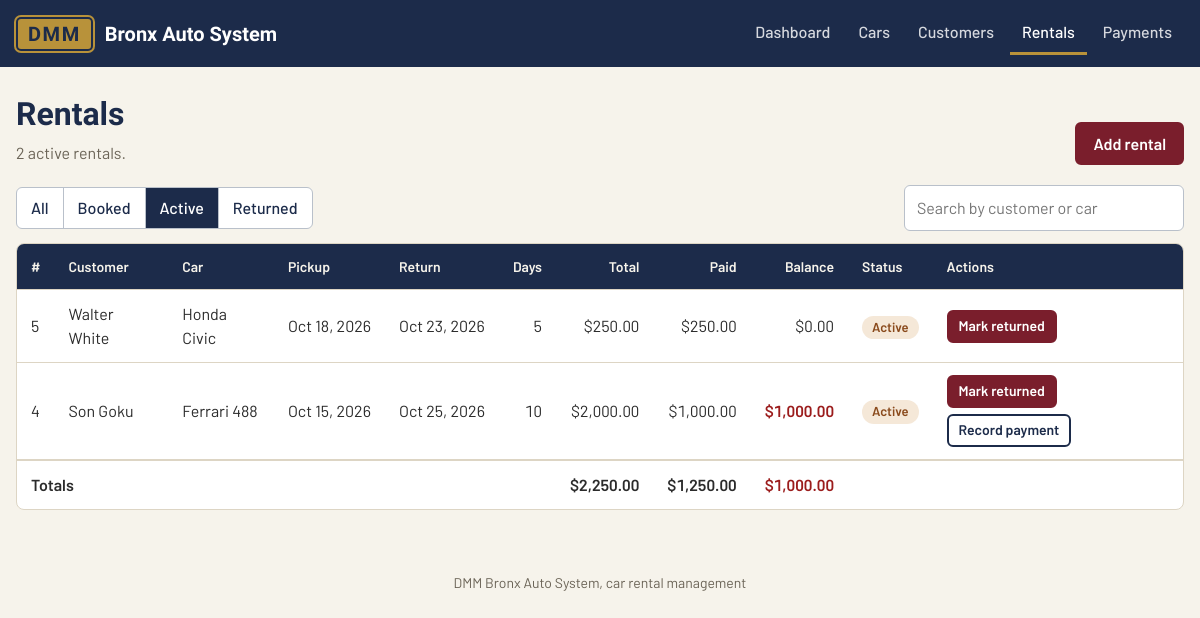
/view_rentals.php?status=Active, run on the app's committed database.
### tables this page shows
CREATE TABLE rentals (
    rental_id    INT          NOT NULL AUTO_INCREMENT,
    customer_id  INT          NOT NULL,
    car_id       INT          NOT NULL,
    rental_date  DATE         NOT NULL,
    return_date  DATE         NOT NULL,
    status       VARCHAR(20)  NOT NULL DEFAULT 'Booked',
    PRIMARY KEY (rental_id),
    KEY idx_rentals_customer (customer_id),
     
    KEY idx_rentals_car_dates (car_id, rental_date, return_date),
    KEY idx_rentals_status (status),
    CONSTRAINT fk_rentals_customer FOREIGN KEY (customer_id)
        REFERENCES customers (customer_id)
        ON UPDATE CASCADE ON DELETE RESTRICT,
    CONSTRAINT fk_rentals_car FOREIGN KEY (car_id)
        REFERENCES cars (car_id)
        ON UPDATE CASCADE ON DELETE RESTRICT,
    CONSTRAINT chk_rentals_dates CHECK (return_date >= rental_date),
    CONSTRAINT chk_rentals_status CHECK (status IN ('Booked', 'Active', 'Returned'))
);

CREATE TABLE customers (
    customer_id  INT           NOT NULL AUTO_INCREMENT,
    first_name   VARCHAR(50)   NOT NULL,
    last_name    VARCHAR(50)   NOT NULL,
    email        VARCHAR(100)  NOT NULL,
    phone        VARCHAR(15)   NOT NULL,
    PRIMARY KEY (customer_id),
    CONSTRAINT uq_customers_email UNIQUE (email)
);

CREATE TABLE cars (
    car_id   INT          NOT NULL AUTO_INCREMENT,
    brand    VARCHAR(50)  NOT NULL,
    model    VARCHAR(50)  NOT NULL,
    year     SMALLINT     NOT NULL,
    type_id  INT          NOT NULL,
    PRIMARY KEY (car_id),
    KEY idx_cars_type (type_id),
    CONSTRAINT fk_cars_type FOREIGN KEY (type_id)
        REFERENCES cartypes (type_id)
        ON UPDATE CASCADE ON DELETE RESTRICT,
    CONSTRAINT chk_cars_year CHECK (year BETWEEN 1990 AND 2100)
);

### view_rentals.php (the view, shortened to what this page needs)
<?php
require_once __DIR__ . "/includes/functions.php";
require_once __DIR__ . "/includes/db_connect.php";
$status = $_GET["status"] ?? "";
$rentals = fetch_rentals($conn, $status, "newest");
$total_cost = array_sum(array_column($rentals, "total_cost"));
$total_paid = array_sum(array_column($rentals, "amount_paid"));
$total_due  = array_sum(array_map(fn ($r) => max((float) $r["balance"], 0), $rentals));
require __DIR__ . "/includes/header.php";
?>
<div class="page-head">
    <div>
        <h1>Rentals</h1>
        <p><?= count($rentals) ?> <?= $status ? e(strtolower($status)) . " " : "" ?><?= count($rentals) === 1 ? "rental" : "rentals" ?>.</p>
    </div>
    <div class="page-actions">
        <a class="btn" href="add_rental.php">Add rental</a>
    </div>
</div>
<div class="toolbar">
    <nav class="filters" aria-label="Filter by status">
        <a href="view_rentals.php"<?= $status === null ? ' class="active" aria-current="page"' : "" ?>>All</a>
        <?php foreach (RENTAL_STATUSES as $s): ?>
            <a href="view_rentals.php?status=<?= e($s) ?>"<?= $status === $s ? ' class="active" aria-current="page"' : "" ?>><?= e($s) ?></a>
        <?php endforeach; ?>
    </nav>
    <input type="search" placeholder="Search by customer or car" aria-label="Search rentals" data-table-search="#rentals-table">
</div>
<div class="table-wrap">
    <table class="stack" id="rentals-table">
        <thead>
            <tr>
                <th>#</th>
                <th>Customer</th>
                <th>Car</th>
                <th>Pickup</th>
                <th>Return</th>
                <th class="num">Days</th>
                <th class="num">Total</th>
                <th class="num">Paid</th>
                <th class="num">Balance</th>
                <th>Status</th>
                <th>Actions</th>
            </tr>
        </thead>
        <tbody>
        <?php foreach ($rentals as $r): ?>
            <tr>
                <td data-label="Rental #"><?= (int) $r["rental_id"] ?></td>
                <td data-label="Customer"><?= e($r["first_name"] . " " . $r["last_name"]) ?></td>
                <td data-label="Car"><?= e($r["brand"] . " " . $r["model"]) ?></td>
                <td data-label="Pickup" class="nowrap"><?= e(nice_date($r["rental_date"])) ?></td>
                <td data-label="Return" class="nowrap"><?= e(nice_date($r["return_date"])) ?></td>
                <td data-label="Days" class="num"><?= (int) $r["days"] ?></td>
                <td data-label="Total" class="num"><?= e(money($r["total_cost"])) ?></td>
                <td data-label="Paid" class="num"><?= e(money($r["amount_paid"])) ?></td>
                <td data-label="Balance" class="num<?= $r["balance"] > 0 ? " owed" : "" ?>"><?= e(money($r["balance"])) ?></td>
                <td data-label="Status"><?= rental_status($r) ?></td>
                <td data-label="Actions"><?= rental_actions($r, "view_rentals.php" . ($status ? "?status=" . $status : "")) ?></td>
            </tr>
        <?php endforeach; ?>
        </tbody>
        <?php if (count($rentals) > 0): ?>
        <tfoot>
            <tr>
                <td colspan="6">Totals</td>
                <td class="num" data-label="Total"><?= e(money($total_cost)) ?></td>
                <td class="num" data-label="Paid"><?= e(money($total_paid)) ?></td>
                <td class="num<?= $total_due > 0 ? " owed" : "" ?>" data-label="Balance"><?= e(money($total_due)) ?></td>
                <td colspan="2"></td>
            </tr>
        </tfoot>
        <?php endif; ?>
    </table>
</div>
<?php require __DIR__ . "/includes/footer.php"; ?>

### includes/functions.php (shortened to what this page needs)
<?php
function fetch_rentals(mysqli $conn, ?string $status = null, string $sort = "newest"): array
{
    $sort_options = [
        "newest"          => "r.rental_date DESC, r.rental_id DESC",
        "pickup_soonest"  => "r.rental_date ASC, r.rental_id ASC",
        "return_soonest"  => "r.return_date ASC, r.rental_id ASC",
    ];
    $order_by = $sort_options[$sort] ?? $sort_options["newest"];
    if ($status !== null) {
        $stmt = $conn->prepare(RENTAL_DETAILS_SQL . " WHERE r.status = ? ORDER BY " . $order_by);
        $stmt->bind_param("s", $status);
    } else {
        $stmt = $conn->prepare(RENTAL_DETAILS_SQL . " ORDER BY " . $order_by);
    }
    $stmt->execute();
    $rows = $stmt->get_result()->fetch_all(MYSQLI_ASSOC);
    return $rows;
}
function e($value): string
{
    return htmlspecialchars((string) $value, ENT_QUOTES, "UTF-8");
}
function money($amount): string
{
    return "$" . number_format((float) $amount, 2);
}
function nice_date(?string $date): string
{
    $d = DateTime::createFromFormat("Y-m-d", (string) $date);
    return $d ? $d->format("M j, Y") : (string) $date;
}
function status_badge(string $status): string
{
    $class = "badge-" . strtolower($status);
    return '<span class="badge ' . e($class) . '">' . e($status) . "</span>";
}
function rental_status(array $rental): string
{
    $html = status_badge($rental["status"]);
    return $html;
}
function rental_actions(array $rental, string $return_to): string
{
    $id = (int) $rental["rental_id"];
    $html = "";
    if ($rental["status"] === "Booked") {
        $html .= rental_step_form($id, "start", "Start rental", "Hand over the car and start rental #$id?", $return_to);
    } elseif ($rental["status"] === "Active") {
        $html .= rental_step_form($id, "return", "Mark returned", "Mark rental #$id as returned?", $return_to);
    }
    if ((float) $rental["balance"] > 0) {
        $html .= '<a class="btn btn-small btn-secondary" href="add_payment.php?rental_id=' . $id . '">Record payment</a>';
    }
    return $html === "" ? '<span class="subtle">Done</span>' : '<div class="actions">' . $html . "</div>";
}
function rental_step_form(int $rental_id, string $step, string $label, string $question, string $return_to): string
{
    return '<form class="inline-form" method="POST" action="update_rental.php" data-confirm="' . e($question) . '">'
         . csrf_field()
         . '<input type="hidden" name="rental_id" value="' . $rental_id . '">'
         . '<input type="hidden" name="step" value="' . e($step) . '">'
         . '<input type="hidden" name="return_to" value="' . e($return_to) . '">'
         . '<button type="submit" class="btn btn-small">' . e($label) . "</button>"
         . "</form>";
}
function csrf_token(): string
{
    return $_SESSION["csrf_token"];
}
function csrf_field(): string
{
    return '<input type="hidden" name="csrf_token" value="' . e(csrf_token()) . '">';
}

### assets/css/style.css (style rules this page uses)
:root { --navy: #1c2b4a; --navy-soft: #2c3e63; --burgundy: #7a1e2c; --burgundy-dark: #5e1621; --gold: #b8923a; --page: #f6f3eb; --surface: #ffffff; --line: #ddd5c4; --head: #f1ece1; --text: #2b2b2b; --muted: #6b6457; --green: #2e6b3f; --green-bg: #e6efe5; --blue: #1c4f8a; --blue-bg: #e3eaf3; --amber: #8a4a1c; --amber-bg: #f5e8d8; --red: #9b1c1c; --red-bg: #f7e4e1; --radius: 8px; --font: "Barlow", system-ui, -apple-system, "Segoe UI", Roboto, sans-serif; --font-head: "Barlow Semi Condensed", "Barlow", system-ui, sans-serif; }
* { box-sizing: border-box; }
body { margin: 0; font-family: var(--font); font-size: 16px; line-height: 1.5; color: var(--text); background: var(--page); }
h1, h2, h3 { font-family: var(--font-head); color: var(--navy); line-height: 1.2; margin: 0 0 8px; }
h1 { font-size: 2rem; }
a { color: var(--blue); }
.page-head { display: flex; align-items: flex-end; justify-content: space-between; gap: 16px; flex-wrap: wrap; margin-bottom: 20px; }
.page-head p { margin: 0; color: var(--muted); }
.page-actions { display: flex; gap: 8px; flex-wrap: wrap; }
.btn { display: inline-block; font: inherit; font-weight: 600; line-height: 1.2; text-decoration: none; text-align: center; color: #fff; background: var(--burgundy); border: 2px solid var(--burgundy); border-radius: 6px; padding: 10px 16px; cursor: pointer; }
.btn-secondary { color: var(--navy); background: var(--surface); border-color: var(--navy); }
.btn-small { font-size: 0.875rem; padding: 6px 10px; }
.inline-form { display: inline; margin: 0; }
.actions { display: flex; gap: 6px; flex-wrap: wrap; }
input[type="text"], input[type="email"], input[type="tel"], input[type="date"], input[type="number"], input[type="search"], select { width: 100%; font: inherit; color: var(--text); background: #fff; padding: 10px 12px; border: 1px solid #b9c0ca; border-radius: 6px; }
.toolbar { display: flex; align-items: center; justify-content: space-between; gap: 12px; flex-wrap: wrap; margin-bottom: 12px; }
.toolbar input[type="search"] { max-width: 280px; }
.filters { display: flex; border: 1px solid #b9c0ca; border-radius: 6px; overflow: hidden; background: var(--surface); }
.filters a { padding: 8px 14px; text-decoration: none; color: var(--navy); font-weight: 500; border-left: 1px solid #b9c0ca; }
.filters a:first-child { border-left: 0; }
.filters a.active { background: var(--navy); color: #fff; }
.table-wrap { background: var(--surface); border: 1px solid var(--line); border-radius: var(--radius); overflow-x: auto; }
table { width: 100%; border-collapse: collapse; }
th, td { padding: 12px 14px; text-align: left; vertical-align: middle; border-bottom: 1px solid var(--line); }
th { background: var(--navy); color: #f6f3eb; font-size: 0.875rem; font-weight: 600; white-space: nowrap; }
tbody tr:last-child td { border-bottom: 0; }
tfoot td { font-weight: 600; border-top: 2px solid var(--line); border-bottom: 0; }
.num { text-align: right; font-variant-numeric: tabular-nums; white-space: nowrap; }
.nowrap { white-space: nowrap; }
.owed { color: var(--red); font-weight: 600; }
.badge { display: inline-block; font-size: 0.8125rem; font-weight: 600; padding: 2px 10px; border-radius: 999px; white-space: nowrap; }
.badge-active, .badge-rented { background: var(--amber-bg); color: var(--amber); }

### data on the page
rentals: rental_id "5", customer.last_name "Walter White", car.model "Honda Civic", rental_date "Oct 18, 2026", return_date "Oct 23, 2026", days "5", total_cost "$250.00", amount_paid "$250.00", balance "$0.00", status "Active"
rentals: rental_id "4", customer.last_name "Son Goku", car.model "Ferrari 488", rental_date "Oct 15, 2026", return_date "Oct 25, 2026", days "10", total_cost "$2,000.00", amount_paid "$1,000.00", balance "$1,000.00", status "Active"

### other printed values
$label "Dashboard"
$label "Cars"
$label "Customers"
$label "Rentals"
$label "Payments"
count($rentals) "2"
$status "active"
$s "Booked"
$s "Active"
$s "Returned"
money($total_cost) "$2,250.00"
money($total_paid) "$1,250.00"
money($total_due) "$1,000.00"
